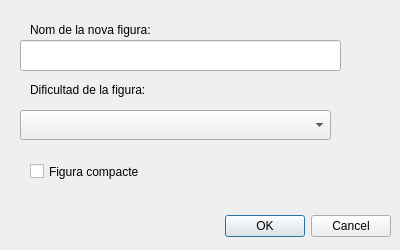
<?xml version="1.0" encoding="UTF-8"?>
<ui version="4.0">
 <class>DesaFigura</class>
 <widget class="QDialog" name="DesaFigura">
  <property name="geometry">
   <rect>
    <x>0</x>
    <y>0</y>
    <width>400</width>
    <height>250</height>
   </rect>
  </property>
  <property name="minimumSize">
   <size>
    <width>400</width>
    <height>250</height>
   </size>
  </property>
  <property name="maximumSize">
   <size>
    <width>400</width>
    <height>250</height>
   </size>
  </property>
  <property name="windowTitle">
   <string>Dialog</string>
  </property>
  <widget class="QDialogButtonBox" name="buttonBox">
   <property name="geometry">
    <rect>
     <x>220</x>
     <y>210</y>
     <width>171</width>
     <height>32</height>
    </rect>
   </property>
   <property name="orientation">
    <enum>Qt::Horizontal</enum>
   </property>
   <property name="standardButtons">
    <set>QDialogButtonBox::Cancel|QDialogButtonBox::Ok</set>
   </property>
   <property name="centerButtons">
    <bool>false</bool>
   </property>
  </widget>
  <widget class="QLineEdit" name="leNomFigura">
   <property name="geometry">
    <rect>
     <x>20</x>
     <y>40</y>
     <width>321</width>
     <height>31</height>
    </rect>
   </property>
  </widget>
  <widget class="QLabel" name="lbNomFigura">
   <property name="geometry">
    <rect>
     <x>30</x>
     <y>20</y>
     <width>201</width>
     <height>20</height>
    </rect>
   </property>
   <property name="text">
    <string>Nom de la nova figura:</string>
   </property>
  </widget>
  <widget class="QComboBox" name="cmbDificultad">
   <property name="geometry">
    <rect>
     <x>20</x>
     <y>110</y>
     <width>311</width>
     <height>30</height>
    </rect>
   </property>
  </widget>
  <widget class="QLabel" name="lbDificultad">
   <property name="geometry">
    <rect>
     <x>30</x>
     <y>80</y>
     <width>231</width>
     <height>20</height>
    </rect>
   </property>
   <property name="text">
    <string>Dificultad de la figura:</string>
   </property>
  </widget>
  <widget class="QPushButton" name="pbDirectori">
   <property name="geometry">
    <rect>
     <x>20</x>
     <y>210</y>
     <width>31</width>
     <height>29</height>
    </rect>
   </property>
   <property name="text">
    <string/>
   </property>
   <property name="icon">
    <iconset resource="../resources.qrc">
     <normaloff>:/images/directori.png</normaloff>:/images/directori.png</iconset>
   </property>
   <property name="autoDefault">
    <bool>false</bool>
   </property>
   <property name="flat">
    <bool>true</bool>
   </property>
  </widget>
  <widget class="QCheckBox" name="chkFiguraCompacte">
   <property name="geometry">
    <rect>
     <x>30</x>
     <y>160</y>
     <width>171</width>
     <height>23</height>
    </rect>
   </property>
   <property name="text">
    <string>Figura compacte</string>
   </property>
   <property name="checked">
    <bool>false</bool>
   </property>
  </widget>
 </widget>
 <resources>
  <include location="../resources.qrc"/>
 </resources>
 <connections>
  <connection>
   <sender>buttonBox</sender>
   <signal>accepted()</signal>
   <receiver>DesaFigura</receiver>
   <slot>accept()</slot>
   <hints>
    <hint type="sourcelabel">
     <x>248</x>
     <y>254</y>
    </hint>
    <hint type="destinationlabel">
     <x>157</x>
     <y>274</y>
    </hint>
   </hints>
  </connection>
  <connection>
   <sender>buttonBox</sender>
   <signal>rejected()</signal>
   <receiver>DesaFigura</receiver>
   <slot>reject()</slot>
   <hints>
    <hint type="sourcelabel">
     <x>305</x>
     <y>175</y>
    </hint>
    <hint type="destinationlabel">
     <x>199</x>
     <y>99</y>
    </hint>
   </hints>
  </connection>
 </connections>
</ui>
